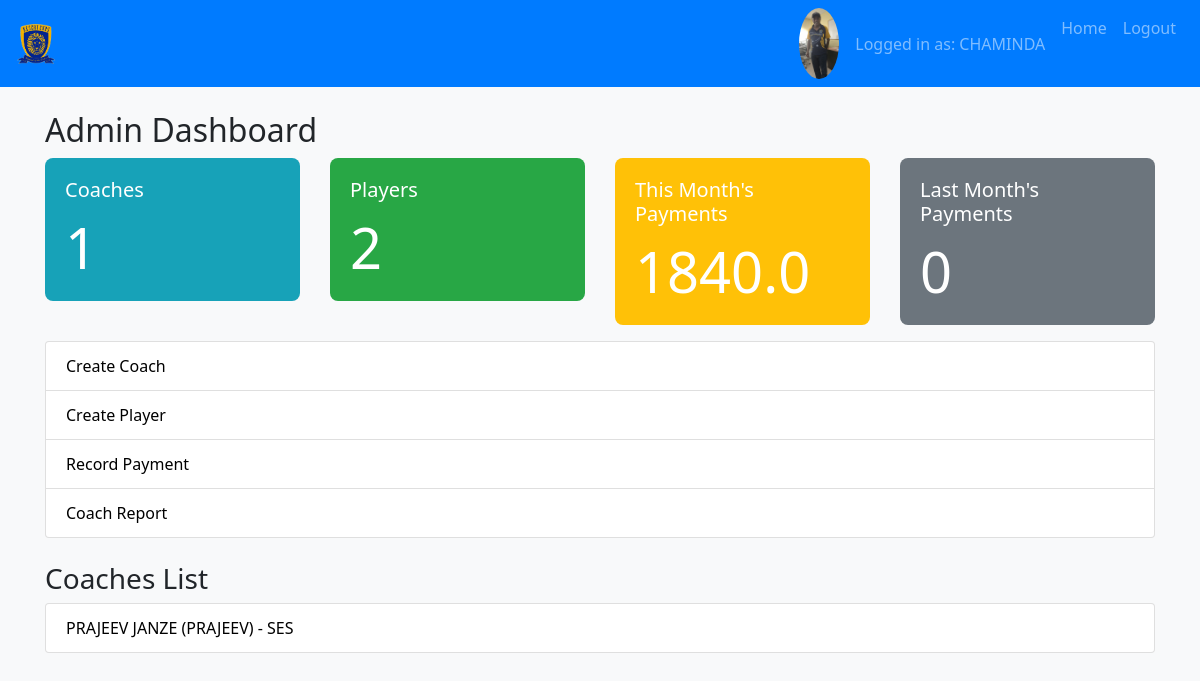
Page /admin/dashboard (signed in) on the committed database.
### app.py (models this page shows, shortened)
class User(UserMixin, db.Model):
    id = db.Column(db.Integer, primary_key=True)
    username = db.Column(db.String(150), unique=True, nullable=False)
    password_hash = db.Column(db.String(150), nullable=False)
    role = db.Column(db.String(50), nullable=False)  # 'sys_admin', 'admin', 'coach'
    full_name = db.Column(db.String(150))
    branch = db.Column(db.String(150))
    email = db.Column(db.String(150))
    profile_photo = db.Column(db.String(200))
    experience = db.Column(db.String(150))
    qualification = db.Column(db.String(150))
    assigned_admin_id = db.Column(db.Integer, db.ForeignKey('user.id'), nullable=True)
    coaches = db.relationship('User', backref='admin_officer', remote_side=[id], lazy=True)

### app.py (the view)
@app.route('/admin/dashboard')
@login_required
def dashboard_admin():
    if current_user.role != 'admin':
        flash("Access denied.", "danger")
        return redirect(url_for('dashboard'))
    coaches = User.query.filter_by(role='coach').all()
    players = Player.query.all()
    coaches_count = len(coaches)
    players_count = len(players)
    today = date.today()
    current_month = today.month
    current_year = today.year
    monthly_collections = db.session.query(
        func.sum(Payment.payment_amount)
    ).filter(
        db.extract('month', Payment.payment_date) == current_month,
        db.extract('year', Payment.payment_date) == current_year
    ).scalar() or 0
    last_month = current_month - 1 if current_month > 1 else 12
    last_year = current_year if current_month > 1 else current_year - 1
    last_month_collections = db.session.query(
        func.sum(Payment.payment_amount)
    ).filter(
        db.extract('month', Payment.payment_date) == last_month,
        db.extract('year', Payment.payment_date) == last_year
    ).scalar() or 0
    return render_template(
        'dashboard_admin.html',
        coaches=coaches,
        coaches_count=coaches_count,
        players_count=players_count,
        monthly_collections=monthly_collections,
        last_month_collections=last_month_collections
    )

### app.py (called while the page is built)
@login_manager.user_loader
def load_user(user_id):
    return User.query.get(int(user_id))

### templates/dashboard_admin.html
{% extends "base.html" %}
{% block content %}
<h2>Admin Dashboard</h2>
<div class="row">
  <div class="col-md-3">
    <div class="card text-white bg-info mb-3">
      <div class="card-body">
        <h5 class="card-title">Coaches</h5>
        <p class="card-text display-4">{{ coaches_count }}</p>
      </div>
    </div>
  </div>
  <div class="col-md-3">
    <div class="card text-white bg-success mb-3">
      <div class="card-body">
        <h5 class="card-title">Players</h5>
        <p class="card-text display-4">{{ players_count }}</p>
      </div>
    </div>
  </div>
  <div class="col-md-3">
    <div class="card text-white bg-warning mb-3">
      <div class="card-body">
        <h5 class="card-title">This Month's Payments</h5>
        <p class="card-text display-4">{{ monthly_collections }}</p>
      </div>
    </div>
  </div>
  <div class="col-md-3">
    <div class="card text-white bg-secondary mb-3">
      <div class="card-body">
        <h5 class="card-title">Last Month's Payments</h5>
        <p class="card-text display-4">{{ last_month_collections }}</p>
      </div>
    </div>
  </div>
</div>
<div class="list-group mb-4">
  <a href="{{ url_for('create_coach') }}" class="list-group-item list-group-item-action">Create Coach</a>
  <a href="{{ url_for('admin_create_player') }}" class="list-group-item list-group-item-action">Create Player</a>
  <a href="{{ url_for('record_payment') }}" class="list-group-item list-group-item-action">Record Payment</a>
  <a href="{{ url_for('coach_report') }}" class="list-group-item list-group-item-action">Coach Report</a>
</div>
<h3>Coaches List</h3>
<ul class="list-group">
  {% for coach in coaches %}
    <li class="list-group-item">
      {{ coach.full_name }} ({{ coach.username }}) - {{ coach.branch }}
    </li>
  {% else %}
    <li class="list-group-item">No coaches available.</li>
  {% endfor %}
</ul>
{% endblock %}

### templates/base.html (shortened to what this page needs)
<!DOCTYPE html>
<html lang="en">
<head>
  <link rel="stylesheet" href="https://stackpath.bootstrapcdn.com/bootstrap/4.5.2/css/bootstrap.min.css">
  <link rel="stylesheet" href="https://cdnjs.cloudflare.com/ajax/libs/animate.css/4.1.1/animate.min.css"/>
  <link rel="stylesheet" href="{{ url_for('static', filename='css/style.css') }}">
</head>
<body>
  <nav class="navbar navbar-expand-lg navbar-dark bg-primary">
    <a class="navbar-brand" href="{{ url_for('dashboard') }}">
      <img src="{{ url_for('static', filename='img/logo.png') }}" alt="Logo" style="height:40px;">
    </a>
    <div class="collapse navbar-collapse" id="navbarNav">
      <ul class="navbar-nav ml-auto">
        {% if current_user.is_authenticated %}
          <li class="nav-item d-flex align-items-center">
            {% if current_user.profile_photo %}
              <img src="{{ url_for('static', filename=current_user.profile_photo.split('static/')[-1]) }}"
                   alt="Profile"
                   class="rounded-circle mr-2"
                   width="40">
            {% endif %}
            <span class="nav-link mb-0">Logged in as: {{ current_user.username }}</span>
          </li>
          <li class="nav-item">
            <a class="nav-link" href="{{ url_for('dashboard') }}">Home</a>
          </li>
          <li class="nav-item">
            <a class="nav-link" href="{{ url_for('logout') }}">Logout</a>
          </li>
        {% endif %}
      </ul>
    </div>
  </nav>
  <div class="container mt-4">
    {% block content %}{% endblock %}
  </div>
</body>
</html>

### static/css/style.css (style rules this page uses)
body { background-color: #f8f9fa; font-family: "Segoe UI", Tahoma, Geneva, Verdana, sans-serif; }
.navbar { background-color: #007bff; }
.card { border: none; border-radius: 8px; }
.list-group-item { color: #000 !important; }

### rows in the picture
User: profile_photo (picture), username "CHAMINDA"
User: full_name "PRAJEEV JANZE", username "PRAJEEV", branch "SES"

### other values in the picture
{{ coaches_count }} "1"
{{ players_count }} "2"
{{ monthly_collections }} "1840.0"
{{ last_month_collections }} "0"
